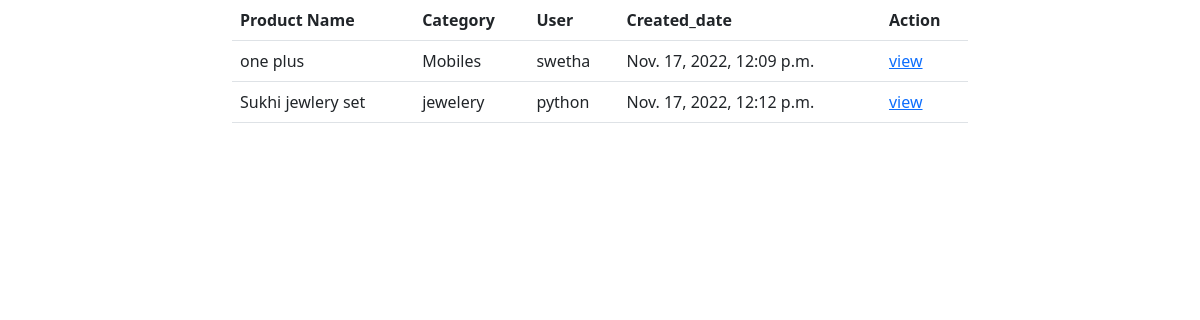
/owner/orders/latest, run on the app's committed database.
### owner/models.py (models this page shows, shortened)
class Orders(models.Model):
    product=models.ForeignKey(Products,on_delete=models.CASCADE)
    user=models.ForeignKey(User,on_delete=models.CASCADE)
    created_date=models.DateTimeField(auto_now_add=True,null=True)
    options=(
        ("order-placed","order-placed"),
        ("dispatched","dispatched"),
        ("in-transit","in-transit"),
        ("delivered","delivered"),
        ("cancelled","cancelled")
    )
    status=models.CharField(max_length=120,choices=options,default="order-placed")
    delivery_address=models.CharField(max_length=250,null=True)
    expected_delivery_date=models.DateField(null=True)

class Products(models.Model):
    product_name=models.CharField(max_length=200,unique=True)
    category=models.ForeignKey(Categories,on_delete=models.CASCADE)
    image=models.ImageField(upload_to="images",null=True)
    price=models.PositiveIntegerField()
    description=models.CharField(max_length=250,null=True)

class Categories(models.Model):
    category_name=models.CharField(max_length=200,unique=True)
    is_active=models.BooleanField(default=True)

### owner/views.py (the view)
# urls.py: path("orders/latest",views.OrdersListView.as_view(),name="neworders"),
class OrdersListView(ListView):
    model = Orders
    context_object_name = "orders"
    template_name = "owner/admin-listorder.html"
    def get_queryset(self):
        return Orders.objects.filter(status="order-placed")

### customer/context_processors.py (called while the page is built)
def cart_count(request): #take request as arg and return a dict
    cnt=Carts.objects.filter(status="in-cart").count()
    return {"cnt":cnt}  #we can access this dict in all templates

### owner/templates/owner/admin-listorder.html (shortened to what this page needs)
<!DOCTYPE html>
{%load static%}
<html lang="en">
<head>
    <link href="https://cdn.jsdelivr.net/npm/simple-datatables@latest/dist/style.css" rel="stylesheet"/>
    <link href="{%static 'owner/css/styles.css'%}" rel="stylesheet"/>
</head>
<body>
<div class="container">
    <div class="row">
        <div class="col-2"></div>
        <div class="col-8">
            <table class="table">
                <tr>
                    <th>Product Name</th>
                    <th>Category</th>
                    <th>User</th>
                    <th>Created_date</th>
                    <th>Action</th>
                </tr>
                {%for order in orders%}
                <tr>
                    <td>{{order.product.product_name}}</td>
                    <td>{{order.product.category.category_name}}</td>
                    <td>{{order.user}}</td>
                    <td>{{order.created_date}}</td>
                    <td>
                        <a href="{%url 'order-details' order.id%}">view</a>
                    </td>
                </tr>
                {%endfor%}
            </table>
        </div>
        <div class="col-2"></div>
    </div>
</div>
</body>
</html>

### data on the page
Orders: product.product_name "one plus", product.category.category_name "Mobiles", user "swetha", created_date "Nov. 17, 2022, 12:09 p.m."
Orders: product.product_name "Sukhi jewlery set", product.category.category_name "jewelery", user "python", created_date "Nov. 17, 2022, 12:12 p.m."
